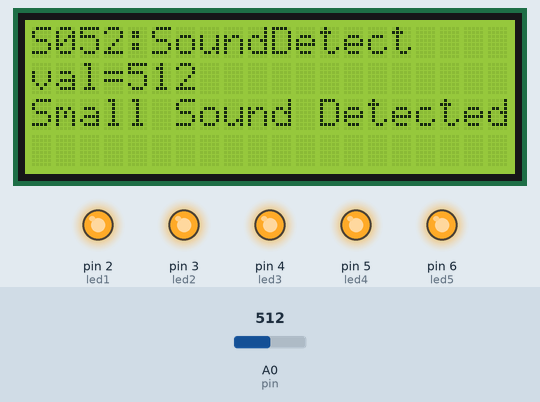
This sketch was run on a simulated Arduino Uno, built with avr-gcc and run on an emulated ATmega328P. Parts: 20×4 character LCD, output pins drawn as LEDs (lit = HIGH). The inputs (shaded band) are chosen by the test bench; at power-on: A0 (pin) = 512.

Above: at 2.2 s.
2.3 s: A0 (pin) set to 43
At 3.4 s:
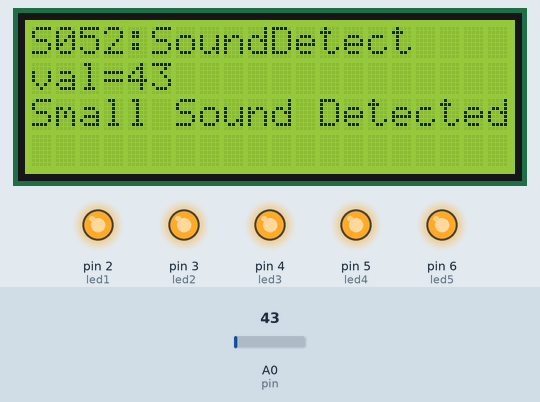
3.9 s: A0 (pin) set to 36
At 5.1 s:
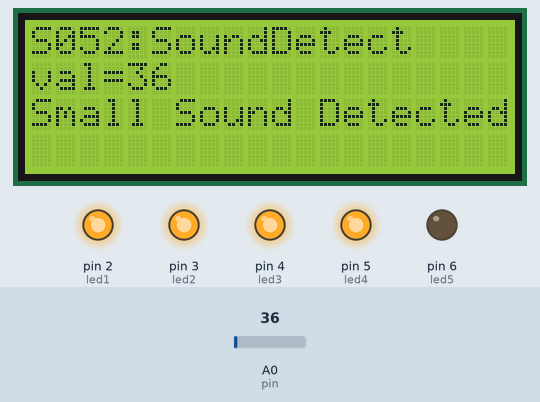
5.6 s: A0 (pin) set to 20
At 6.5 s:
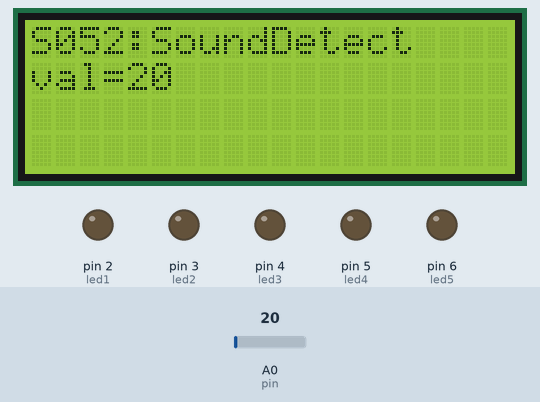
7.2 s: A0 (pin) set to 40
At 8.5 s:
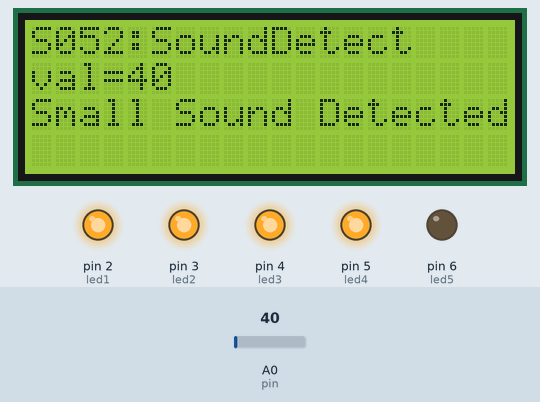
Timing chart, 0 to 9.8 s (numbered marks = the images above; inputs shaded):
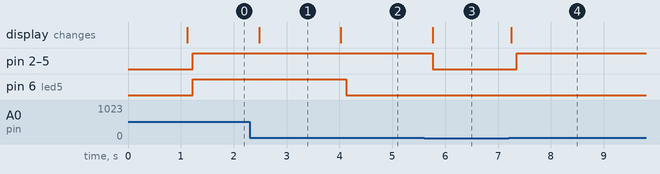

The sketch:

basic_test.ino
```cpp
/* Small Sound Detection Module (KY-038) [S053] : http://rdiot.tistory.com/152 [RDIoT Demo] */

#include <Wire.h>
#include <LiquidCrystal_I2C.h>

LiquidCrystal_I2C lcd(0x27,20,4);  // LCD2004

int threshold = 30;

int led1 = 2;
int led2 = 3;
int led3 = 4;
int led4 = 5;
int led5 = 6;

int pin = A0;

void setup()
{
  lcd.init();  // initialize the lcd
  lcd.backlight();
  lcd.print("start LCD2004");

  pinMode(pin,INPUT);

  pinMode(led1,OUTPUT);
  pinMode(led2,OUTPUT);
  pinMode(led3,OUTPUT);
  pinMode(led4,OUTPUT);
  pinMode(led5,OUTPUT);

  delay(1000);

  lcd.clear();
}

void loop()
{

  lcd.setCursor(0,0);
  lcd.print("S052:SoundDetect");

  int val = analogRead(pin);

  lcd.setCursor(0,1);
  lcd.print("val=" + (String)val + "  ");

  if(val <= threshold)
  {
    lcd.setCursor(0,2);
    lcd.print("                    ");
  }
  else
  {
    lcd.setCursor(0,2);
    lcd.print("Small Sound Detected");
    delay(100);
  }

  digitalWrite(led1, LOW);
  digitalWrite(led2, LOW);
  digitalWrite(led3, LOW);
  digitalWrite(led4, LOW);
  digitalWrite(led5, LOW);

  if(val > 30) { digitalWrite(led1, HIGH); }
  if(val > 31) { digitalWrite(led2, HIGH); }
  if(val > 32) { digitalWrite(led3, HIGH); }
  if(val > 35) { digitalWrite(led4, HIGH); }
  if(val > 40) { digitalWrite(led5, HIGH); }

  delay(50);
}
```

Measured:
- the behaviour switches between 41 and 40 on A0 (pin) (found by bisection; images 1 and 2)
- after the input at 2.3 s, the display: changes after 0.18 s (image 1)
- after the input at 3.9 s, pin 6 (led5): HIGH → LOW after 0.23 s; the display: changes after 0.13 s (image 2)
- after the input at 5.6 s, pin 2 (led1), pin 3 (led2), pin 4 (led3), pin 5 (led4): HIGH → LOW after 0.16 s; the display: changes after 0.16 s (image 3)
- after the input at 7.2 s, pin 2 (led1), pin 3 (led2), pin 4 (led3), pin 5 (led4): LOW → HIGH after 0.15 s; the display: changes after 0.05 s (image 4)
